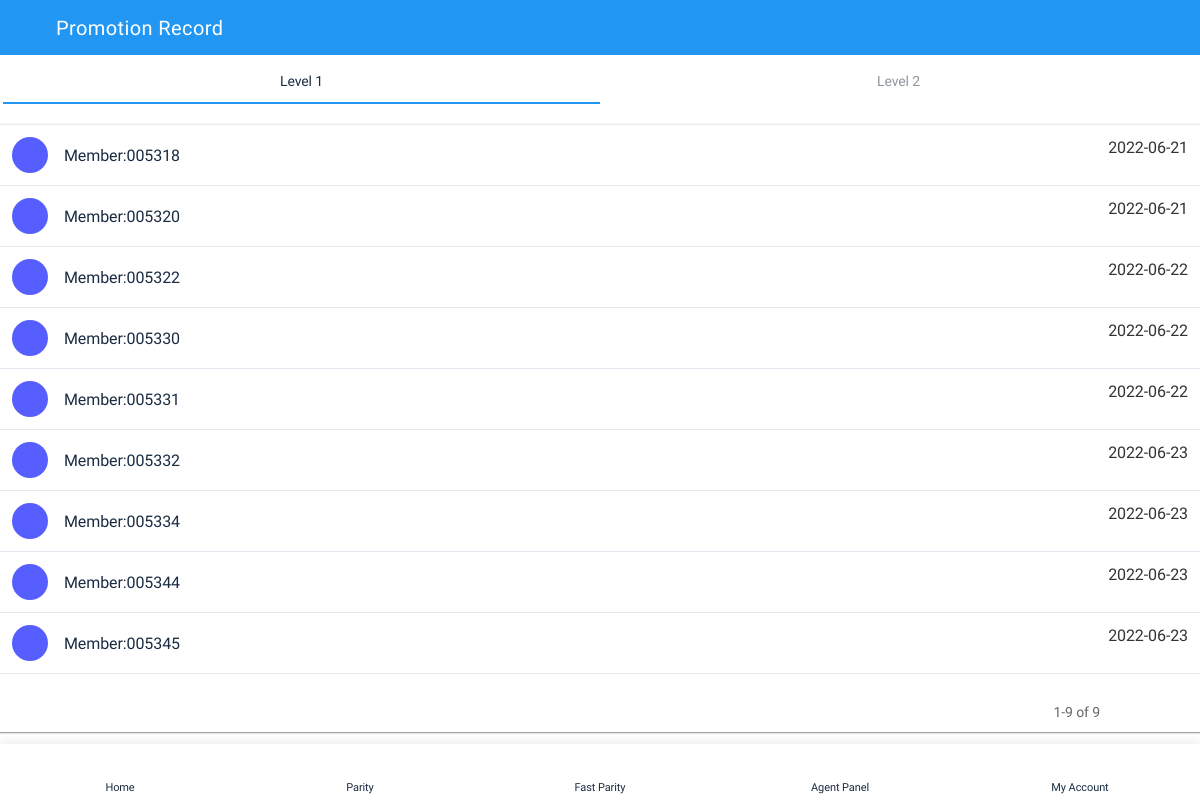
Screenshot of /promotionrecord.php (signed in) with the database file from the repository.
### tables this page shows
CREATE TABLE `tbl_user` (
  `id` int(11) NOT NULL,
  `mobile` varchar(500) NOT NULL,
  `email` varchar(500) NOT NULL,
  `password` varchar(300) NOT NULL,
  `code` varchar(255) NOT NULL,
  `owncode` varchar(255) NOT NULL,
  `privacy` varchar(50) NOT NULL,
  `status` smallint(6) NOT NULL,
  `first_recharge_status` int(11) NOT NULL,
  `createdate` timestamp NOT NULL DEFAULT current_timestamp(),
  `is_agent` int(11) NOT NULL DEFAULT 0
);

### promotionrecord.php (the view, shortened to what this page needs)
<!doctype html>
<html lang="en">
<head>
<link rel="stylesheet" href="assets/css/style.css">
<link href="https://maxcdn.bootstrapcdn.com/font-awesome/4.7.0/css/font-awesome.min.css" rel="stylesheet"/>
<link href="assets/css/dataTables.bootstrap.min.css" rel="stylesheet"/>
</head>
<body>
<?php
include("include/connection.php");
?>
<div class="appHeader1">
  <div class="left"> <a href="#" onClick="goBack();" class="icon goBack"> <i class="icon ion-md-arrow-back"></i> </a>
    <div class="pageTitle">Promotion Record</div>
  </div>
  <div class="right">
  <div class="dropdown">
  <a class="" href="#" role="button" id="dropdownMenuLink" data-toggle="dropdown" aria-haspopup="true" aria-expanded="false" style="font-size:20px;">
    <i class="icon ion-md-list"></i></a>
</div>
  </div>
</div>
<div id="appCapsule" class="pb-2">
  <div class="pb-5">
     <ul class="nav nav-tabs size2" id="myTab3" role="tablist">
        <li class="nav-item">
<a class="nav-link active" id="home-tab3" data-toggle="tab" href="#level1" role="tab">Level 1</a>
        </li>
        <li class="nav-item">
<a class="nav-link" id="profile-tab3" data-toggle="tab" href="#level2" role="tab">Level 2</a>
         </li>
      </ul>
      <div class="mt-1">
      <div class="tab-content" id="myTabContent">
        <div class="tab-pane fade active show" id="level1" role="tabpanel">
        <div class="row">
        <div class="col-12">
        <div class="table-container listView pl-2 pr-2">
    <table id="example1" class="table table-borderless" style="border-bottom: 1px solid #E5E9F2;">
      <tbody>
      <?php
	  @$userid=$_SESSION['frontuserid'];
      $user=mysqli_query($con,"select * from `tbl_user` where `id`='".$userid."'");
	  $userResult=mysqli_fetch_array($user);
	  $owncode=$userResult['owncode'];
	  $userlevel1=mysqli_query($con,"select * from `tbl_user` where `code`='".$owncode."' order by id asc");
	  $userlevel1Rows=mysqli_num_rows($userlevel1);
	  if($userlevel1Rows!=''){
		  while($userlevel1Result=mysqli_fetch_array($userlevel1)){
$post_date = $userlevel1Result['createdate'];
 $post_date2 = strtotime($post_date);
 $convert=date('Y-m-d',$post_date2);
	  ?>
        <tr>
          <td>
          <div class="listItem">
          <div class="image">
              <div class="iconBox bg-grey">
              <i class="icon ion-md-person"></i>
              </div>
            </div>
            <div class="text"><div><strong>Member:<?php echo sprintf("%06d",$userlevel1Result['id']);?></strong></div></div>
            </div>
            </td>
          <td class="tdtext"><?php echo $convert;?></td>
        </tr>
        <?php }}?>
      </tbody>
    </table>
    </div>
        </div>
        </div>
        </div>
        </div>
      </div>
  </div>
</div>
<?php include("include/footer.php");?>
</body>
</html>

### assets/css/style.css (style rules this page uses)
body { font-family:"Heebo", sans-serif; font-size:14px; line-height:1.5em; letter-spacing:-0.007em; color:#333; background:#FFF; -webkit-font-smoothing:antialiased; -moz-osx-font-smoothing:grayscale; width:100%; height:100%; overflow-x:hidden; -ms-user-select:none; user-select:none; -moz-user-select:none; -webkit-user-select:none }
a { -webkit-transition:.2s all; transition:.2s all; color:#565EFF }
.appHeader1 { padding: 0 24px; height:55px; background-color: #2196f3; border-color: #2196f3; -webkit-box-shadow: 0 2px 4px -1px rgba(0, 0, 0, .2), 0 4px 5px 0 rgba(0, 0, 0, .14), 0 1px 10px 0 rgba(0, 0, 0, .12); box-shadow: 0 2px 4px -1px rgba(0, 0, 0, .2), 0 4px 5px 0 rgba(0, 0, 0, .14), 0 1px 10px 0 rgba(0, 0, 0, .12); }
.appHeader1 .pageTitle { line-height:3em; font-size: 20px; font-weight: 500; letter-spacing: .02em; white-space: nowrap; overflow: hidden; text-overflow: ellipsis; color:#fff; }
.appHeader1 .left, .appHeader1 .right { position:absolute; top:0; -webkit-transition:0.2s all; transition:0.2s all; height:56px; min-width:56px; display:-webkit-box; display:flex; -webkit-box-align:center; align-items:center; -webkit-box-pack:center; justify-content:center }
.appHeader1 .left .icon, .appHeader1 .right .icon { width:56px; height:56px; color:#fff; display:-webkit-box; display:flex; -webkit-box-align:center; align-items:center; -webkit-box-pack:center; justify-content:center }
.appHeader1 .left .icon i, .appHeader1 .right .icon i { font-size:26px }
.appHeader1 .left { left:0; right:auto }
.appHeader1 .right { right:0; left:auto }
#appCapsule { padding:0px 0; }
.row { margin-left:-10px; margin-right:-10px }
.col-1, .col-2, .col-3, .col-4, .col-5, .col-6, .col-7, .col-8, .col-9, .col-10, .col-11, .col-12 { padding-left:10px; padding-right:10px }
.mt-1 { margin-top:10px !important }
.pb-2 { padding-bottom:20px !important }
.pb-5 { padding-bottom:50px !important }
.pl-2 { padding-left:20px !important }
.pr-2 { padding-right:20px !important }
.listView { margin:0px -20px }
.listView .listItem { display:-webkit-box; display:flex; -webkit-box-align:center; align-items:center; padding:12px 56px 12px 20px; position:relative }
.listView .listItem:last-child:after { display:none !important }
.listView .listItem:after { content:""; display:block; height:1px; background:#E5E9F2; position:absolute; bottom:0; left:72px; right:0 }
.listView .listItem .image { width:52px; padding-right:16px }
.listView .listItem .image .iconBox { width:36px; height:36px; border-radius:200px; background:#565EFF; display:-webkit-box; display:flex; -webkit-box-align:center; align-items:center; -webkit-box-pack:center; justify-content:center; color:#FFF; font-size:20px }
.listView .listItem .image .iconBox i { margin:0 !important; line-height:1em }
.listView .listItem .text { width:calc(100% - 64px); color:#8D95A0; font-size:18px }
.listView .listItem .text strong { color:#1B2C42; font-weight:normal; display:block }
.table { color:#8D95A0 }
.table td, .table th { border-top:1px solid #E5E9F2; color:#333; font-size:13px; }
.nav-tabs { background:#fff; border-radius:0px; border:0; padding:5px 3px 5px 3px }
.nav-tabs .nav-item { text-align:center }
.nav-tabs .nav-link { height:44px; display:-webkit-box; display:flex; -webkit-box-align:center; align-items:center; -webkit-box-pack:center; justify-content:center; background:transparent; color:#8D95A0; padding:0 16px; border-top:none; border-left:none; border-right:none; border-radius:0px; margin:0 !important; font-weight:500 }
.nav-tabs .nav-link.active { font-weight:500; color:#1B2C42; background:#fff; border-bottom:solid 2px #2196f3 ; }
.nav-tabs.size1, .nav-tabs.size2, .nav-tabs.size3, .nav-tabs.size4, .nav-tabs.size5 { display:-webkit-box; display:flex; -webkit-box-align:center; align-items:center; -webkit-box-pack:center; justify-content:center }
.nav-tabs.size2 .nav-item { width:50% }
.table-container { webkit-box-shadow: 0 2px 1px -1px rgba(0,0,0,.2),0 1px 1px 0 rgba(0,0,0,.14),0 1px 3px 0 rgba(0,0,0,.12) !important; box-shadow: 0 2px 1px -1px rgba(0,0,0,.2),0 1px 1px 0 rgba(0,0,0,.14),0 1px 3px 0 rgba(0,0,0,.12) !important; }
table.dataTable { border-collapse: collapse; }

### promotionrecord.php (style rules this page uses)
.tdtext { font-size:16px !important; color:##1B2C42; !important; font-weight:normal; text-align:right; }
.listView .listItem { padding: 0px 55px 0px 0px; }
.listView .listItem .text { font-size: 16px; }
.appHeader1 .right { right:20px; }

### rows the page displays
tbl_user: id "005318", createdate "2022-06-21"
tbl_user: id "005320", createdate "2022-06-21"
tbl_user: id "005322", createdate "2022-06-22"
tbl_user: id "005330", createdate "2022-06-22"
tbl_user: id "005331", createdate "2022-06-22"
tbl_user: id "005332", createdate "2022-06-23"
tbl_user: id "005334", createdate "2022-06-23"
tbl_user: id "005344", createdate "2022-06-23"
tbl_user: id "005345", createdate "2022-06-23"
